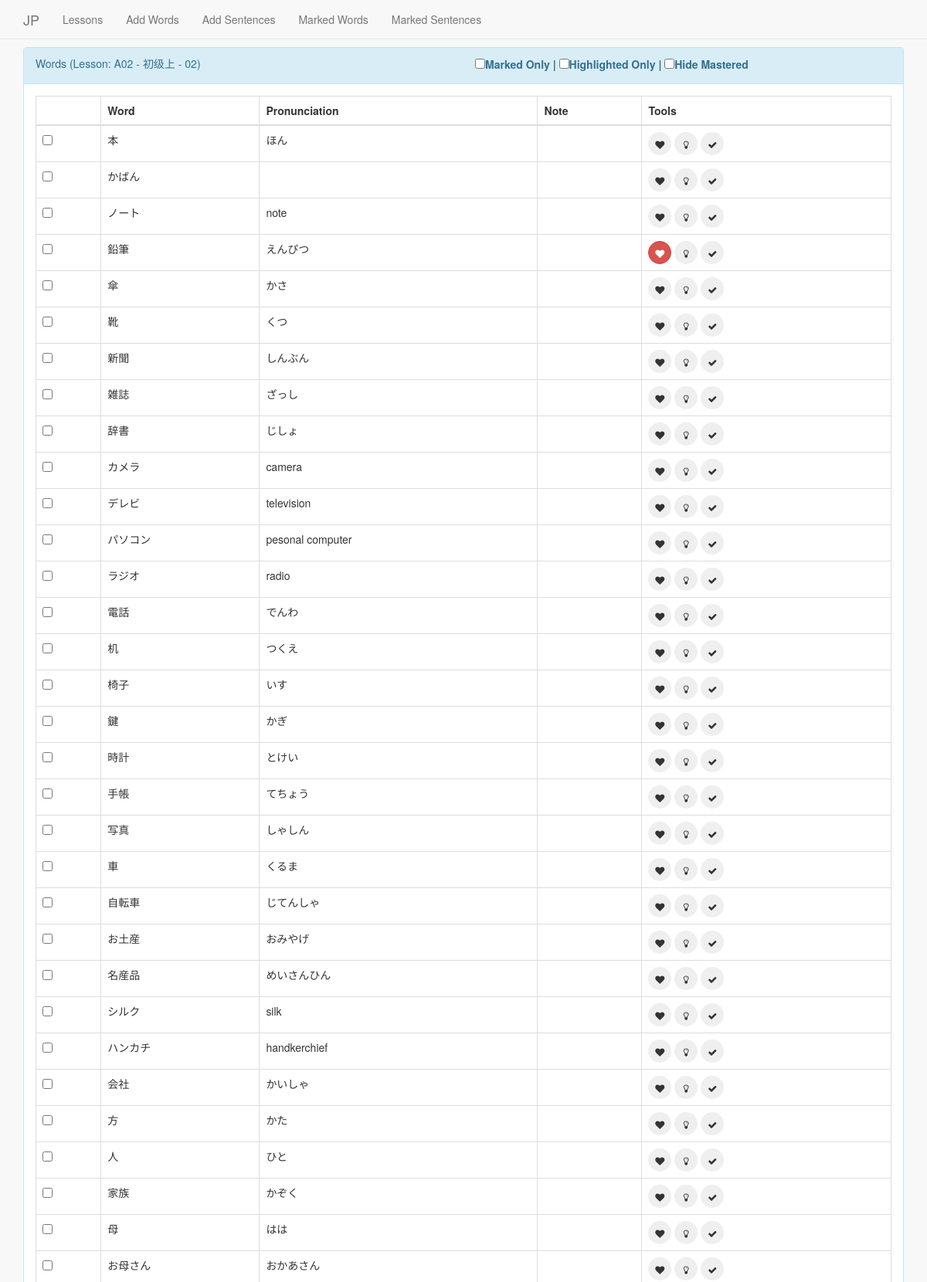
The page /lessons/5/words/ (upper part) on the database its author committed.
### notebook/models.py (models this page shows)
class Lesson(models.Model):
    name = models.CharField(max_length=500)
    note = models.CharField(max_length=1000)

class Word(models.Model):
    lesson = models.ForeignKey(Lesson, on_delete=models.CASCADE)
    word = models.CharField(max_length=1000)
    pronunciation = models.CharField(max_length=1000)
    note = models.CharField(max_length=1000)
    marked = models.BooleanField(default=False)
    highlighted = models.BooleanField(default=False)
    mastered = models.BooleanField(default=False)

### notebook/views.py (the view)
# urls.py: url(r'^lessons/([0-9]+)/words/$', views.words, name="words"),
def words(request, index):
    lesson = Lesson.objects.get(pk=int(index))
    title = "Words - "+lesson.name
    words = Word.objects.filter(lesson=lesson)
    return render(request, "notebook/words.html", locals())

### notebook/templates/notebook/words.html (shortened to what this page needs)
{% extends "notebook/layout.html" %}
{% block content %}
    <div class="container">
        <div class="panel panel-info" style="margin-top: 10px;">
            <div class="panel-heading">
                <div class="row">
                    <div class="col-sm-6">Words (Lesson: {{lesson.name}} - {{lesson.note}})</div>
                    <div class="col-sm-6">
                        <input autocomplete="off" onchange="ToggleDisplay()" id="iShowMarked" type="checkbox" /><label for="iShowMarked">Marked Only | </label>
                        <input autocomplete="off " onchange="ToggleDisplay()" id="iShowHighlighted" type="checkbox" /><label for="iShowHighlighted">Highlighted Only | </label>
                        <input autocomplete="off" onchange="ToggleDisplay()" id="iHideMastered" type="checkbox" /><label for="iHideMastered">Hide Mastered</label>
                    </div>
                </div>
            </div>
            <div class="panel-body">
                <table class="table table-bordered">
                    <thead>
                        <tr>
                            <th></th>
                            <th>Word</th>
                            <th>Pronunciation</th>
                            <th>Note</th>
                            <th>Tools</th>
                        </tr>
                    </thead>
                    <tbody id="tbodyWords">
                        {% for word in words %}
                        <tr class="{%if word.marked %}tr-marked{%endif%} {%if word.highlighted %}tr-highlighted{%endif%} {%if word.mastered %}tr-mastered{%endif%}">
                            <td>
                                <input type="checkbox" />
                            </td>
                            <td>{{word.word}}</td>
                            <td>{{word.pronunciation}}</td>
                            <td>{{word.note}}</td>
                            <td>
                                <button
                                    data-id="{{word.id}}"
                                    onclick="toggleMark(this)"
                                    class="word-mark btn btn-circle{% if word.marked %} btn-danger{% endif %}">
                                    <i class="fa fa-heart"></i>
                                </button>
                                <button
                                    data-id="{{word.id}}"
                                    onclick="toggleHighlight(this)"
                                    class="word-highlight btn btn-circle{% if word.highlighted %} btn-warning{% endif %}">
                                    <i class="fa fa-lightbulb-o"></i>
                                </button>
                                <button
                                    data-id="{{word.id}}"
                                    onclick="toggleMastered(this)"
                                    class="word-mastered btn btn-circle{% if word.mastered %} btn-success{% endif %}">
                                    <i class="fa fa-check"></i>
                                </button>
                            </td>
                        </tr>
                        {% endfor %}
                    </tbody>
                </table>
            </div>
        </div>
    </div>
{% endblock %}

### notebook/static/css/sb-admin-2.css (style rules this page uses)
body { background-color: #f8f8f8; }
.btn-circle { width: 30px; height: 30px; padding: 6px 0; border-radius: 15px; text-align: center; font-size: 12px; line-height: 1.428571429; }

### rows shown on the page
Lesson: name "A02", note "初级上 - 02"
Word: word "本", pronunciation "ほん"
Word: word "かばん"
Word: word "ノート", pronunciation "note"
Word: word "鉛筆", pronunciation "えんぴつ"
Word: word "傘", pronunciation "かさ"
Word: word "靴", pronunciation "くつ"
Word: word "新聞", pronunciation "しんぶん"
Word: word "雑誌", pronunciation "ざっし"
Word: word "辞書", pronunciation "じしょ"
Word: word "カメラ", pronunciation "camera"
Word: word "デレビ", pronunciation "television"
Word: word "パソコン", pronunciation "pesonal computer"
Word: word "ラジオ", pronunciation "radio"
Word: word "電話", pronunciation "でんわ"
Word: word "机", pronunciation "つくえ"
Word: word "椅子", pronunciation "いす"
Word: word "鍵", pronunciation "かぎ"
Word: word "時計", pronunciation "とけい"
Word: word "手帳", pronunciation "てちょう"
Word: word "写真", pronunciation "しゃしん"
Word: word "車", pronunciation "くるま"
Word: word "自転車", pronunciation "じてんしゃ"
Word: word "お土産", pronunciation "おみやげ"
Word: word "名産品", pronunciation "めいさんひん"
Word: word "シルク", pronunciation "silk"
Word: word "ハンカチ", pronunciation "handkerchief"
Word: word "会社", pronunciation "かいしゃ"
Word: word "方", pronunciation "かた"
Word: word "人", pronunciation "ひと"
Word: word "家族", pronunciation "かぞく"
Word: word "母", pronunciation "はは"
Word: word "お母さん", pronunciation "おかあさん"
